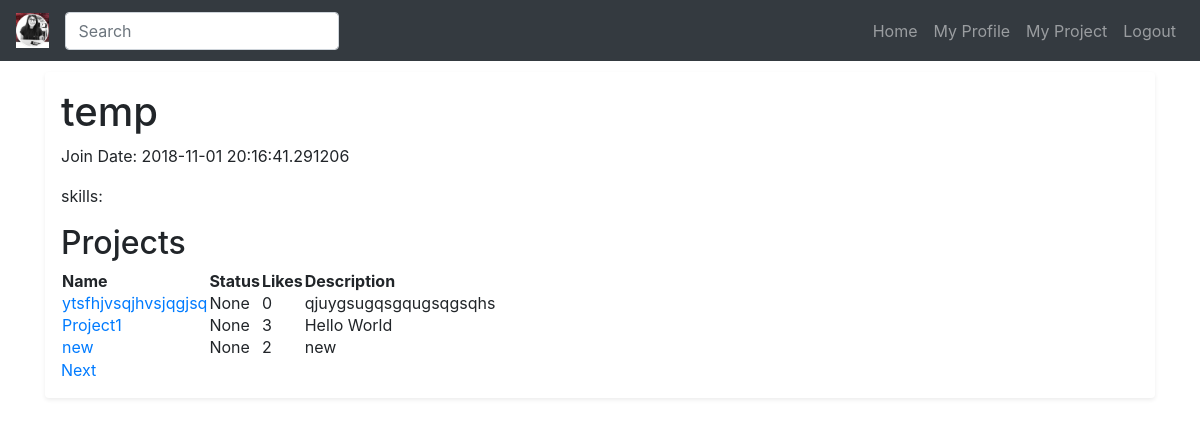
/dev/user/temp (signed in), run on the app's committed database.
### app/models/user.py (models this page shows, shortened)
class User(UserMixin, db.Model):
    __tablename__ = 'users'
    id = db.Column(db.Integer, primary_key=True)
    username = db.Column(db.String(64), index=True, unique=True)
    email = db.Column(db.String(128), index=True, unique=True)
    password_hash = db.Column(db.String(128))
    date_joined = db.Column(db.DateTime, index=True, default=datetime.utcnow())
    projects = db.relationship('Project', secondary=contributions, lazy='dynamic',
                               backref=db.backref('contributors', lazy='dynamic'))
    skills = db.relationship('Skill', secondary=user_skills, lazy='dynamic',
                             backref=db.backref('users', lazy='dynamic'))
    projects_liked = db.relationship('Project', secondary=project_likes, lazy='dynamic',
                                     backref=db.backref('liked_by', lazy='dynamic'))

### app/models/project.py (models this page shows, shortened)
class Project(db.Model):
    __tablename__ = 'projects'
    id = db.Column(db.Integer, primary_key=True)
    name = db.Column(db.String(64))
    description = db.Column(db.String(1024))
    status = db.Column(db.String(64))
    creation_date = db.Column(db.DateTime, index=True, default=datetime.utcnow)
    last_update = db.Column(db.DateTime, index=True, default=datetime.utcnow)
    tags = db.relationship('Tag', secondary=project_tags, lazy='dynamic',
                           backref=db.backref('projects', lazy='dynamic'))
    skills = db.relationship('Skill', secondary=project_skills, lazy='dynamic',
                             backref=db.backref('projects', lazy='dynamic'))
    membership_requests = db.relationship('User', secondary=project_requests, lazy='dynamic',
                                          backref=db.backref('membership_requests', lazy='dynamic'))
    def likes(self):
        return self.liked_by.count()

### app/dev/routes.py (the view)
@bp.route('/user/<username>')
@login_required
def user(username):
    user = User.query.filter_by(username=username).first_or_404()
    items_per_page = request.args.get('items_per_page', current_app.config['DEFAULT_ITEMS_PER_PAGE'], type=int)
    page_no = request.args.get('page', 1, type=int)
    projects = user.projects.order_by(Project.last_update.desc()).paginate(page_no, items_per_page, False)
    next_url = url_for('dev.user', username=username, page=projects.next_num) if projects.has_next else None
    prev_url = url_for('dev.user', username=username, page=projects.prev_num) if projects.has_prev else None
    return render_template('dev/user.html', title=username, user=user, projects=projects.items,
                           next_url=next_url, prev_url=prev_url)

### app/models/user.py (called while the page is built)
@login.user_loader
def load_user(id):
    return User.query.get(int(id))

### app/templates/dev/user.html (shortened to what this page needs)
{% extends "nav_bar2(demo).html" %}
{% block content %}
    <h1> {{ user.username}}</h1>
    <p>Join Date: {{user.date_joined}}</p>
    <p><span>skills:
    </span></p>
    <h2>Projects</h2>
    {% include "dev/_project_list.html" %}
{% endblock %}

### app/templates/dev/_project_list.html (shortened to what this page needs)
<table>
    <tr>
        <th>Name</th>
        <th>Status</th>
        <th>Likes</th>
        <th>Description</th>
    </tr>
        {% for project in projects %}
        <tr valign="top">
            <td><a href="{{ url_for( 'dev.project', project_id=project.id) }}">{{project.name}}</a></td>
            <td>{{project.status}}</td>
            <td>{{project.likes()}}</td>
            <td>{{project.description}}</td>
        </tr>
        {% endfor %}
</table>
{% if next_url %}
<a href="{{ next_url }}">Next</a>
{% endif %}

### data on the page
User: username "temp", date_joined "2018-11-01 20:16:41.291206"
Project: name "ytsfhjvsqjhvsjqgjsq", status "None", likes "0", description "qjuygsugqsgqugsqgsqhs"
Project: name "Project1", status "None", likes "3", description "Hello World"
Project: name "new", status "None", likes "2", description "new"
